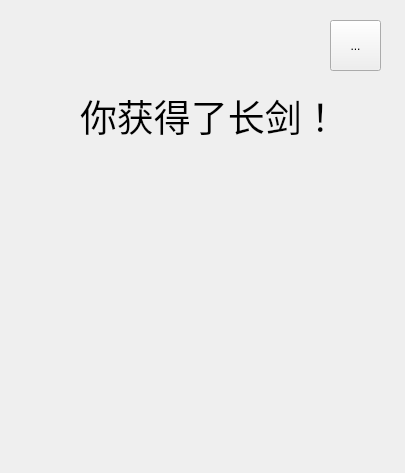
<?xml version="1.0" encoding="UTF-8"?>
<ui version="4.0">
 <class>getsword</class>
 <widget class="QDialog" name="getsword">
  <property name="geometry">
   <rect>
    <x>0</x>
    <y>0</y>
    <width>405</width>
    <height>473</height>
   </rect>
  </property>
  <property name="windowTitle">
   <string>Dialog</string>
  </property>
  <widget class="QLabel" name="label">
   <property name="geometry">
    <rect>
     <x>80</x>
     <y>60</y>
     <width>261</width>
     <height>111</height>
    </rect>
   </property>
   <property name="font">
    <font>
     <family>楷体</family>
     <pointsize>28</pointsize>
    </font>
   </property>
   <property name="text">
    <string>你获得了长剑！</string>
   </property>
  </widget>
  <widget class="QWidget" name="sword" native="true">
   <property name="geometry">
    <rect>
     <x>100</x>
     <y>180</y>
     <width>200</width>
     <height>200</height>
    </rect>
   </property>
  </widget>
  <widget class="QToolButton" name="quit">
   <property name="geometry">
    <rect>
     <x>330</x>
     <y>20</y>
     <width>51</width>
     <height>51</height>
    </rect>
   </property>
   <property name="text">
    <string>...</string>
   </property>
   <property name="icon">
    <iconset resource="img.qrc">
     <normaloff>:/icon/img/icon/quit.png</normaloff>:/icon/img/icon/quit.png</iconset>
   </property>
   <property name="iconSize">
    <size>
     <width>60</width>
     <height>49</height>
    </size>
   </property>
  </widget>
 </widget>
 <resources>
  <include location="img.qrc"/>
 </resources>
 <connections/>
</ui>
